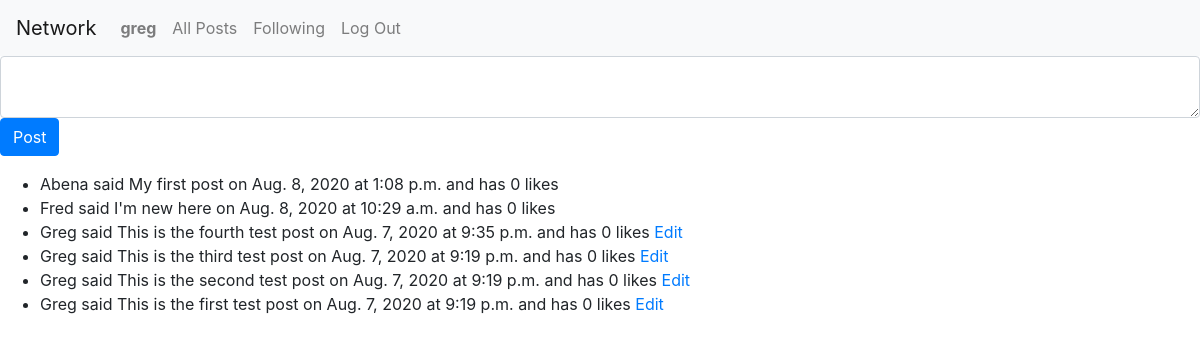
/ (signed in), run on the app's committed database.
### network/models.py (models this page shows, shortened)
class User(AbstractUser):
    pass

class Post(models.Model):
    user = models.ForeignKey(User, on_delete=models.CASCADE)
    post = models.CharField(max_length=1000)
    date = models.DateField()
    time = models.TimeField()

### network/views.py (the view)
# urls.py: path("", views.index, name="index"),
def index(request):
    if request.method == "POST":
        post = request.POST["post"]
        user = request.user
        Post.objects.create(user=user, post=post, date=d, time=t)
    post = Post.objects.all()
    post = reversed(post)
    return render(request, "network/index.html", {
        "post":post
    })

### network/templates/network/index.html (shortened to what this page needs)
{% extends "network/layout.html" %}
{% block body %}
    {% if user.is_authenticated %}
        <form class="form-group" action="{% url 'index' %}" method="POST">
            <textarea class="form-control" id="compose-area" name="post"></textarea>
            <button class="btn btn-primary">Post</button>
        </form>
        <ul>
            {% for i in post %}
                <li>
                    {{ i.user|title }} said {{ i.post}} on {{ i.date }} at {{ i.time }} and has {{ i.likes.count }} likes
                    {% if i.user == request.user %}
                        <a href="edit/{{ i.id }}">Edit</a>
                    {% endif %}
                </li>
            {% empty %}
                <li>Sorry, no posts yet.</li>
            {% endfor %}
        </ul>
    {% else %}
        <p class="text-center font-weight-bold">You must sign in first</p>
    {% endif %}
{% endblock %}

### network/templates/network/layout.html (shortened to what this page needs)
{% load static %}
<!DOCTYPE html>
<html lang="en">
    <head>
        <link rel="stylesheet" href="https://stackpath.bootstrapcdn.com/bootstrap/4.4.1/css/bootstrap.min.css">
        <link href="{% static 'network/styles.css' %}" rel="stylesheet">
    </head>
    <body>
        <nav class="navbar navbar-expand-lg navbar-light bg-light">
            <a class="navbar-brand" href="{% url 'index' %}">Network</a>
            <div>
              <ul class="navbar-nav mr-auto">
                {% if user.is_authenticated %}
                    <li class="nav-item">
                        <a class="nav-link" href="{% url 'profile' %}"><strong>{{ user.username }}</strong></a>
                    </li>
                {% endif %}
                <li class="nav-item">
                  <a class="nav-link" href="{% url 'index' %}">All Posts</a>
                </li>
                {% if user.is_authenticated %}
                    <li class="nav-item">
                        <a class="nav-link" href="{% url 'following' %}">Following</a>
                    </li>
                    <li class="nav-item">
                        <a class="nav-link" href="{% url 'logout' %}">Log Out</a>
                    </li>
                {% endif %}
              </ul>
            </div>
          </nav>
        <div class="body">
            {% block body %}
            {% endblock %}
        </div>
    </body>
</html>

### data on the page
User: username "greg"
Post: user "Abena", post "My first post", date "Aug. 8, 2020", time "1:08 p.m.", likes.count "0"
Post: user "Fred", post "I'm new here", date "Aug. 8, 2020", time "10:29 a.m.", likes.count "0"
Post: user "Greg", post "This is the fourth test post", date "Aug. 7, 2020", time "9:35 p.m.", likes.count "0"
Post: user "Greg", post "This is the third test post", date "Aug. 7, 2020", time "9:19 p.m.", likes.count "0"
Post: user "Greg", post "This is the second test post", date "Aug. 7, 2020", time "9:19 p.m.", likes.count "0"
Post: user "Greg", post "This is the first test post", date "Aug. 7, 2020", time "9:19 p.m.", likes.count "0"
